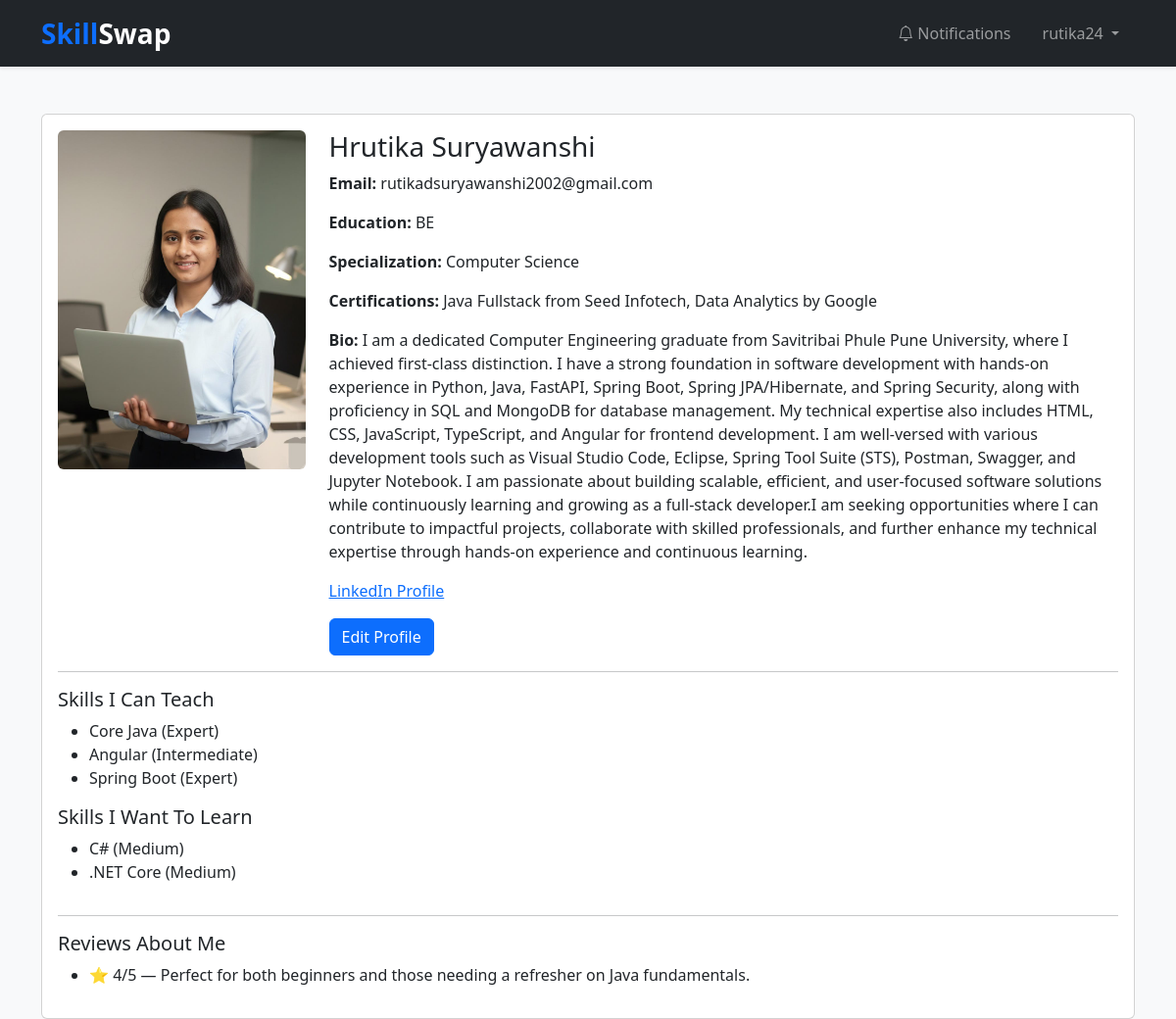
The page /accounts/my-profile/ (signed in) on the database its author committed.
### accounts/models.py (models this page shows, shortened)
class userProfile(models.Model):
    user = models.OneToOneField(User, on_delete=models.CASCADE)
    education = models.CharField(max_length=100)
    specialization = models.CharField(max_length=100, null=True, blank=True)
    certifications = models.CharField(max_length=200, null=True, blank=True)
    bio = models.TextField()
    timezone = models.CharField(max_length=50, default='Asia/Kolkata')
    profile_picture = models.ImageField(upload_to="profiles/", blank=True, null=True)
    linkedin = models.URLField(max_length=255, blank=True, null=True)
    created_at = models.DateTimeField(auto_now_add=True)

### skills/models.py (models this page shows, shortened)
class TeachSkill(models.Model):
    LEVEL_CHOICES = (
        ("Beginner", "Beginner"),
        ("Intermediate", "Intermediate"),
        ("Expert", "Expert"),
    )
    user = models.ForeignKey(User, on_delete=models.CASCADE)
    skill = models.ForeignKey(Skill, on_delete=models.CASCADE)
    experience_level = models.CharField(max_length=20, choices=LEVEL_CHOICES)
    class Meta:
        unique_together = ('user', 'skill')

class Skill(models.Model):
    name = models.CharField(max_length=100, unique=True)
    def __str__(self):
        return self.name

class LearnSkill(models.Model):
    PRIORITY_CHOICES = (
        ("Low", "Low"),
        ("Medium", "Medium"),
        ("High", "High"),
    )
    user = models.ForeignKey(User, on_delete=models.CASCADE)
    skill = models.ForeignKey(Skill, on_delete=models.CASCADE)
    priority_level = models.CharField(max_length=20, choices=PRIORITY_CHOICES)
    class Meta:
        unique_together = ('user', 'skill')

### reviews/models.py (models this page shows, shortened)
class Review(models.Model):
    session = models.OneToOneField(Session_Schedule, on_delete=models.CASCADE)
    reviewer = models.ForeignKey(User, on_delete=models.CASCADE)
    rating = models.IntegerField()
    comments = models.TextField(blank=True)
    created_at = models.DateTimeField(auto_now_add=True)

### accounts/views.py (the view)
# urls.py: path("my-profile/", views.my_profile, name="my_profile"),
@login_required
def my_profile(request):
    user = request.user
    profile = user.userprofile
    teach_skills = TeachSkill.objects.filter(user=user)
    learn_skills = LearnSkill.objects.filter(user=user)
    reviews = Review.objects.filter(session__teacher=user)
    return render(
        request,
        "accounts/my_profile.html",
        {
            "user_obj": user,
            "profile": profile,
            "teach_skills": teach_skills,
            "learn_skills": learn_skills,
            "reviews": reviews,
        },
    )

### templates/accounts/my_profile.html
{% extends "base.html" %}
{% block content %}
<div class="card p-3">
  <div class="row">
    <div class="col-md-3">
      {% if profile.profile_picture %}
        <img src="{{ profile.profile_picture.url }}" class="img-fluid rounded">
      {% else %}
        <div class="bg-secondary text-white text-center p-4 rounded">
          No Photo
        </div>
      {% endif %}
    </div>
    <div class="col-md-9">
      <h3>
        {% if user_obj.first_name %}
          {{ user_obj.first_name }} {{ user_obj.last_name }}
        {% else %}
          {{ user_obj.username }}
        {% endif %}
      </h3>
      <p><strong>Email:</strong> {{ user_obj.email }}</p>
      <p><strong>Education:</strong> {{ profile.education }}</p>
      <p><strong>Specialization:</strong> {{ profile.specialization }}</p>
      <p><strong>Certifications:</strong> {{ profile.certifications }}</p>
      <p><strong>Bio:</strong> {{ profile.bio }}</p>
      {% if profile.linkedin %}
        <p><a href="{{ profile.linkedin }}" target="_blank">LinkedIn Profile</a></p>
      {% endif %}
      <a href="{% url 'edit_profile' %}" class="btn btn-primary">
        Edit Profile
      </a>
    </div>
  </div>
  <hr>
  <h5>Skills I Can Teach</h5>
  <ul>
    {% for s in teach_skills %}
      <li>{{ s.skill }} ({{ s.experience_level }})</li>
    {% empty %}
      <li>No teaching skills added yet.</li>
    {% endfor %}
  </ul>
  <h5>Skills I Want To Learn</h5>
  <ul>
    {% for s in learn_skills %}
      <li>{{ s.skill }} ({{ s.priority_level }})</li>
    {% empty %}
      <li>No learning skills added yet.</li>
    {% endfor %}
  </ul>
  <hr>
  <h5>Reviews About Me</h5>
  {% if reviews %}
    <ul>
      {% for r in reviews %}
        <li>⭐ {{ r.rating }}/5 — {{ r.comments }}</li>
      {% endfor %}
    </ul>
  {% else %}
    <p>No reviews yet.</p>
  {% endif %}
</div>
{% endblock %}

### templates/base.html (shortened to what this page needs)
<!DOCTYPE html>
<html>
  <head>
    <link rel="stylesheet" href="https://cdn.jsdelivr.net/npm/bootstrap@5.3.2/dist/css/bootstrap.min.css" />
    <link rel="stylesheet" href="https://cdn.jsdelivr.net/npm/bootstrap-icons@1.11.1/font/bootstrap-icons.css">
  </head>
  <body class="bg-light">
    <nav class="navbar navbar-expand-lg navbar-dark bg-dark shadow-sm mb-5">
      <div class="container">
        <a class="navbar-brand fw-bold fs-3" href="/">
          <span class="text-primary">Skill</span>Swap
        </a>
        <div class="collapse navbar-collapse" id="navbarNav">
          <ul class="navbar-nav ms-auto align-items-lg-center">
            {% if request.user.is_authenticated %}
            <li class="nav-item">
              <a class="nav-link px-3" href="{% url 'my_notifications' %}">
                <i class="bi bi-bell"></i> Notifications
              </a>
            </li>
            <li class="nav-item dropdown px-lg-2">
              <a class="nav-link dropdown-toggle" href="#" role="button" data-bs-toggle="dropdown" aria-expanded="false">
                {{ request.user.username }}
              </a>
            </li>
            {% endif %}
          </ul>
        </div>
      </div>
    </nav>
    <div class="container">
        {% block content %}{% endblock %}
    </div>
  </body>
</html>

### rows shown on the page
userProfile: profile_picture (picture), education "BE", specialization "Computer Science", certifications "Java Fullstack from Seed Infotech, Data Analytics by Google", bio "I am a dedicated Computer Engineering graduate from Savitribai Phule Pune University, where I achieved first-class distinction. I have a strong foundation in software development with hands-on experience in Python, Java, FastAPI, Spring Boot, Spring JPA/Hibernate, and Spring Security, along with proficiency in SQL and MongoDB for database management. My technical expertise also includes HTML, CSS, JavaScript, TypeScript, and Angular for frontend development. I am well-versed with various development tools such as Visual Studio Code, Eclipse, Spring Tool Suite (STS), Postman, Swagger, and Jupyter Notebook. I am passionate about building scalable, efficient, and user-focused software…"
TeachSkill: skill "Core Java", experience_level "Expert"
TeachSkill: skill "Angular", experience_level "Intermediate"
TeachSkill: skill "Spring Boot", experience_level "Expert"
LearnSkill: skill "C#", priority_level "Medium"
LearnSkill: skill ".NET Core", priority_level "Medium"
Review: rating "4", comments "Perfect for both beginners and those needing a refresher on Java fundamentals."

### other values the page prints
{{ request.user.username }} "rutika24"
{{ user_obj.first_name }} "Hrutika"
{{ user_obj.last_name }} "Suryawanshi"
{{ user_obj.email }} "rutikadsuryawanshi2002@gmail.com"
